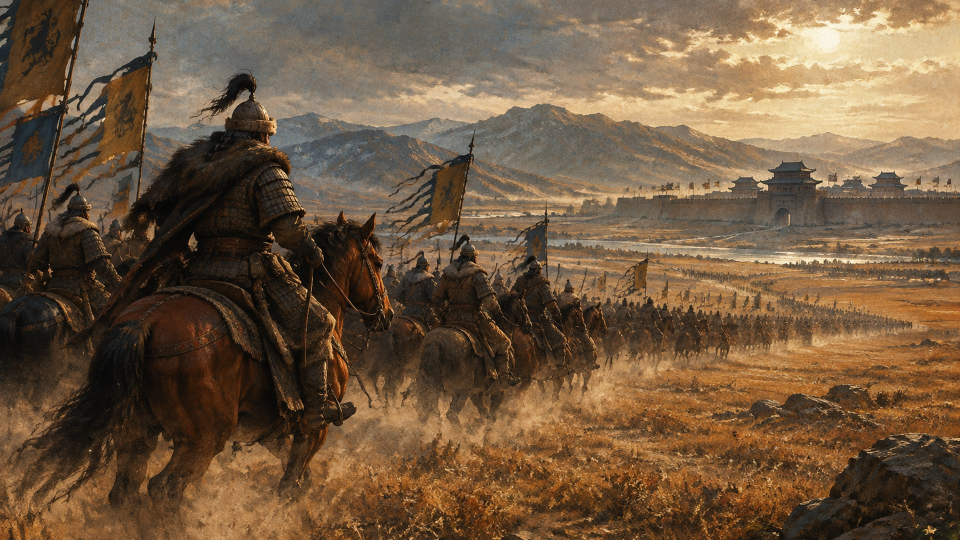
#> input picture course/assets/events/song/e01.jpg, 1920 x 1080 px, found by its file name (shown at 1/2 size); its folder holds only this picture in this run
$ python build_vr_panos.py
#> lines starting #> are read from the running program, lines starting #| are printed output that depends on the picture
#!/usr/bin/env python3
"""
Build 2:1 equirectangular panorama placeholders from the existing 16:9 illustrations,
plus the missing e11 世宗改革 card/panorama placeholder.

These are NOT photographic 360 panoramas. The central 140-degree window is the AI
illustration; the rest is a procedural sky/ground/cloud/mountain extension with a
periodic seam so the 360 viewer wraps cleanly. Replace with GPT-Image2 true
equirectangular panoramas when available (see docs/prompts/04_GPT-Image2_VR全景.md).

Usage:
  python tools/build_vr_panos.py
"""

from __future__ import annotations

import math
import random
from pathlib import Path

from PIL import Image, ImageDraw, ImageFilter, ImageOps

ROOT = Path(__file__).resolve().parents[1]
ASSETS = ROOT / "course" / "assets"
PANO_W, PANO_H = 4096, 2048
CARD_W, CARD_H = 1920, 1080
JPEG_Q = 86

EVENTS = [
    ("wudai", f"e{i:02d}") for i in range(1, 11)
] + [
    ("suitang", f"e{i:02d}") for i in range(1, 7)
] + [
    ("song", f"e{i:02d}") for i in range(1, 5)
]


def avg_color(img: Image.Image, box: tuple[int, int, int, int]) -> tuple[int, int, int]:
    crop = img.crop(box).resize((1, 1), Image.Resampling.BOX)
    return crop.getpixel((0, 0))[:3]


def mix(a: tuple[int, int, int], b: tuple[int, int, int], t: float) -> tuple[int, int, int]:
    t = max(0.0, min(1.0, t))
    return tuple(int(round(a[i] + (b[i] - a[i]) * t)) for i in range(3))


def periodic_color(x: int, w: int, left: tuple[int, int, int], right: tuple[int, int, int]) -> tuple[int, int, int]:
    # Periodic across the seam: x=0 and x=w produce the same color.
    t = 0.5 - 0.5 * math.cos(2.0 * math.pi * x / w)
    return mix(left, right, t)


def build_sky_ground(img: Image.Image) -> Image.Image:
    top = avg_color(img, (0, 0, img.width, max(8, img.height // 22)))
    bottom = avg_color(img, (0, img.height - max(8, img.height // 22), img.width, img.height))
    horizon = avg_color(img, (0, int(img.height * 0.42), img.width, int(img.height * 0.58)))
    left = avg_color(img, (0, 0, max(8, img.width // 30), img.height))
    right = avg_color(img, (img.width - max(8, img.width // 30), 0, img.width, img.height))
    top = mix(top, horizon, 0.28)
    top = mix(top, (206, 194, 172), 0.12)
    horizon = mix(horizon, (226, 210, 184), 0.08)

    grad = Image.new("RGB", (1, PANO_H))
    px = grad.load()
    for y in range(PANO_H):
        if y < PANO_H * 0.48:
            t = y / (PANO_H * 0.48)
            base = mix(top, horizon, t * 0.85)
        else:
            t = (y - PANO_H * 0.48) / (PANO_H * 0.52)
            base = mix(horizon, bottom, t * 0.9)
        px[0, y] = base
    bg = grad.resize((PANO_W, PANO_H), Image.Resampling.BILINEAR)

    # Add a gentle periodic side tint so left/right edges meet without a seam.
    strip = Image.new("RGB", (PANO_W, 1))
    spx = strip.load()
    for x in range(PANO_W):
        spx[x, 0] = periodic_color(x, PANO_W, left, right)
    tint = strip.resize((PANO_W, PANO_H), Image.Resampling.BILINEAR)
    bg = Image.blend(bg, tint, 0.18)
    return bg


def draw_sun(base: Image.Image, seed: int) -> Image.Image:
    rng = random.Random(seed + 99)
    sx = rng.choice([0.08, 0.16, 0.84, 0.92]) * PANO_W
    sy = PANO_H * 0.255
    layer = Image.new("RGBA", (PANO_W, PANO_H), (0, 0, 0, 0))
    d = ImageDraw.Draw(layer)
    for r in range(430, 0, -10):
        a = int(3 + 24 * (1 - r / 430) ** 2.2)
        d.ellipse((sx - r, sy - r * 0.62, sx + r, sy + r * 0.62), fill=(255, 191, 112, a))
    d.ellipse((sx - 34, sy - 34, sx + 34, sy + 34), fill=(255, 224, 170, 120))
    layer = layer.filter(ImageFilter.GaussianBlur(30))
    return Image.alpha_composite(base, layer)


def draw_clouds(base: Image.Image, top: tuple[int, int, int], horizon: tuple[int, int, int], seed: int) -> Image.Image:
    rng = random.Random(seed)
    layer = Image.new("RGBA", (PANO_W, PANO_H), (0, 0, 0, 0))
    d = ImageDraw.Draw(layer)
    for i in range(120):
        cx = rng.uniform(0, PANO_W)
        cy = rng.uniform(PANO_H * 0.04, PANO_H * 0.46)
        rw = rng.uniform(PANO_W * 0.025, PANO_W * 0.14)
        rh = rw * rng.uniform(0.10, 0.26)
        a = int(rng.uniform(14, 42))
        c = mix(horizon, (238, 230, 212), rng.uniform(0.08, 0.48))
        # draw three times for wrap continuity
        for ox in (-PANO_W, 0, PANO_W):
            d.ellipse((cx + ox - rw, cy - rh, cx + ox + rw, cy + rh), fill=c + (a,))
    layer = layer.filter(ImageFilter.GaussianBlur(24))
    return Image.alpha_composite(base, layer)


def draw_ground(base: Image.Image, bottom: tuple[int, int, int], horizon: tuple[int, int, int], seed: int) -> Image.Image:
    rng = random.Random(seed + 31)
    layer = Image.new("RGBA", (PANO_W, PANO_H), (0, 0, 0, 0))
    d = ImageDraw.Draw(layer)
    for layer_i in range(6):
        base_y = PANO_H * (0.585 + layer_i * 0.055)
        amp = 30 + layer_i * 22
        k1, k2 = rng.randint(3, 6), rng.randint(7, 13)
        p1, p2 = rng.random() * 6.28, rng.random() * 6.28
        pts = []
        for x in range(0, PANO_W + 1, 22):
            u = x / PANO_W
            y = base_y - amp * (0.5 + 0.5 * math.sin(2 * math.pi * k1 * u + p1)) - amp * 0.35 * math.sin(2 * math.pi * k2 * u + p2)
            pts.append((int(x), int(y)))
        pts += [(PANO_W, PANO_H), (0, PANO_H)]
        c = mix(bottom, horizon, 0.08 + layer_i * 0.045)
        d.polygon(pts, fill=c + (205 - layer_i * 18,))
    layer = layer.filter(ImageFilter.GaussianBlur(3))
    return Image.alpha_composite(base, layer)


def draw_ridges(base: Image.Image, horizon_y: int, color: tuple[int, int, int], seed: int) -> Image.Image:
    rng = random.Random(seed)
    layer = Image.new("RGBA", (PANO_W, PANO_H), (0, 0, 0, 0))
    d = ImageDraw.Draw(layer)
    for layer_i in range(3):
        amp = 70 + layer_i * 38
        base_y = horizon_y + 10 + layer_i * 26
        k1, k2, k3 = rng.randint(2, 4), rng.randint(5, 8), rng.randint(9, 15)
        p1, p2, p3 = rng.random() * 6.28, rng.random() * 6.28, rng.random() * 6.28
        pts = []
        for x in range(0, PANO_W + 1, 24):
            u = x / PANO_W
            y = base_y - amp * (0.5 + 0.5 * math.sin(2 * math.pi * k1 * u + p1)) - amp * 0.28 * math.sin(2 * math.pi * k2 * u + p2) - amp * 0.12 * math.sin(2 * math.pi * k3 * u + p3)
            pts.append((x, y))
        pts += [(PANO_W, PANO_H), (0, PANO_H)]
        c = mix(color, (8, 10, 9), 0.15 + layer_i * 0.18)
        d.polygon([(int(x), int(y)) for x, y in pts], fill=c + (150 - layer_i * 28,))
    layer = layer.filter(ImageFilter.GaussianBlur(5))
    return Image.alpha_composite(base, layer)


def vignette(img: Image.Image, strength: int = 110) -> Image.Image:
    small = Image.new("L", (256, 128), 0)
    px = small.load()
    for y in range(128):
        for x in range(256):
            dx = (x - 128) / 128.0
            dy = (y - 64) / 64.0
            r = min(1.0, math.sqrt(dx * dx + dy * dy) / 1.15)
            px[x, y] = int((r ** 2.2) * strength)
    mask = small.resize(img.size, Image.Resampling.BILINEAR)
    black = Image.new("RGBA", img.size, (4, 8, 7, 255))
    black.putalpha(mask)
    return Image.alpha_composite(img.convert("RGBA"), black).convert("RGB")


def make_pano(src: Path, out: Path, seed: int) -> None:
    img = Image.open(src).convert("RGB")
    # The 16:9 illustration fills a 180-degree window around the horizon.
    cw = int(PANO_W * 180 / 360)
    ch = int(cw * 9 / 16)
    central = ImageOps.fit(img, (cw, ch), Image.Resampling.LANCZOS)
    top = avg_color(img, (0, 0, img.width, max(8, img.height // 20)))
    bottom = avg_color(img, (0, img.height - max(8, img.height // 20), img.width, img.height))
    horizon = avg_color(img, (0, int(img.height * 0.44), img.width, int(img.height * 0.56)))

    base = build_sky_ground(img).convert("RGBA")
    base = draw_sun(base, seed)
    base = draw_clouds(base, top, horizon, seed)
    base = draw_ridges(base, int(PANO_H * 0.56), mix(bottom, horizon, 0.35), seed + 7)
    base = draw_ground(base, bottom, horizon, seed)

    # Soft color extension immediately left/right of the central window.
    ext_w = int(PANO_W * 0.22)
    ext_h = ch
    ext = ImageOps.fit(img, (ext_w, ext_h), Image.Resampling.LANCZOS).filter(ImageFilter.GaussianBlur(46))
    ext_mask = Image.new("L", (ext_w, ext_h), 0)
    ImageDraw.Draw(ext_mask).rectangle((0, 0, ext_w, ext_h), fill=110)
    ext_mask = ext_mask.filter(ImageFilter.GaussianBlur(40))
    x0 = (PANO_W - cw) // 2
    y0 = PANO_H // 2 - ch // 2
    base.paste(ext, (x0 - ext_w + 40, y0), ext_mask)
    base.paste(ext.transpose(Image.Transpose.FLIP_LEFT_RIGHT), (x0 + cw - 40, y0), ext_mask)

    # Central illustration with a feathered mask.
    mask = Image.new("L", (cw, ch), 0)
    md = ImageDraw.Draw(mask)
    feather = 90
    md.rectangle((feather, feather, cw - feather, ch - feather), fill=255)
    mask = mask.filter(ImageFilter.GaussianBlur(feather * 0.75))
    base.paste(central, (x0, y0), mask)

    # Horizon haze to blend the lower edge into the ground.
    haze = Image.new("RGBA", (PANO_W, PANO_H), (0, 0, 0, 0))
    hd = ImageDraw.Draw(haze)
    for i in range(70):
        y = int(PANO_H * 0.56 + i)
        a = int(70 * (1 - i / 70))
        hd.line((0, y, PANO_W, y), fill=horizon + (a,))
    haze = haze.filter(ImageFilter.GaussianBlur(18))
    base = Image.alpha_composite(base, haze)

    result = vignette(base.convert("RGB"), 120)
    out.parent.mkdir(parents=True, exist_ok=True)
    result.save(out, "JPEG", quality=JPEG_Q, optimize=True, progressive=True)
    print(f"  {out.relative_to(ROOT)}  {out.stat().st_size / 1024:.0f} KB")


# [64 lines left out: function make_court_card, not called in this run]


def main() -> None:
    print("Building 2:1 panorama placeholders...")
    for theme, eid in EVENTS:
        src = ASSETS / "events" / theme / f"{eid}.jpg"
        if not src.exists():
            print(f"  ! missing source, skipped: {src.relative_to(ROOT)}")
            continue
        out = ASSETS / "vr" / theme / f"{eid}.jpg"
        make_pano(src, out, seed=sum(ord(c) for c in theme + eid))
#> in make_pano, img is the input picture: PIL image 1920x1080 RGB; mean R, G, B 112.8, 89.1, 64.6
#> in make_pano, `top = avg_color(img, (0, 0, img.width, max(8, img.height // 20)))`: top = (130, 116, 98)
#> in make_pano, `bottom = avg_color(img, (0, img.height - max(8, img.height // 20), img..`: bottom = (99, 67, 37)
#> in make_pano, `horizon = avg_color(img, (0, int(img.height * 0.44), img.width, int(im..`: horizon = (95, 73, 52)
#> in build_sky_ground, `top = avg_color(img, (0, 0, img.width, max(8, img.height // 22)))`: top = (130, 115, 97)
#> in build_sky_ground, `bottom = avg_color(img, (0, img.height - max(8, img.height // 22), img..`: bottom = (99, 67, 37)
#> in build_sky_ground, `horizon = avg_color(img, (0, int(img.height * 0.42), img.width, int(im..`: horizon = (93, 72, 51)
#> in build_sky_ground, `left = avg_color(img, (0, 0, max(8, img.width // 30), img.height))`: left = (75, 57, 40)
#> in build_sky_ground, `right = avg_color(img, (img.width - max(8, img.width // 30), 0, img.wi..`: right = (139, 107, 74)
#> in build_sky_ground, `top = mix(top, horizon, 0.28)`: top = (120, 103, 84)
#> in build_sky_ground, `top = mix(top, (206, 194, 172), 0.12)`: top = (130, 114, 95)
#> in build_sky_ground, `horizon = mix(horizon, (226, 210, 184), 0.08)`: horizon = (104, 83, 62)
#> the loop in build_sky_ground, `for y in range(PANO_H):` made 2048 passes
#> in build_sky_ground, `tint = strip.resize((PANO_W, PANO_H), Image.Resampling.BILINEAR)`:
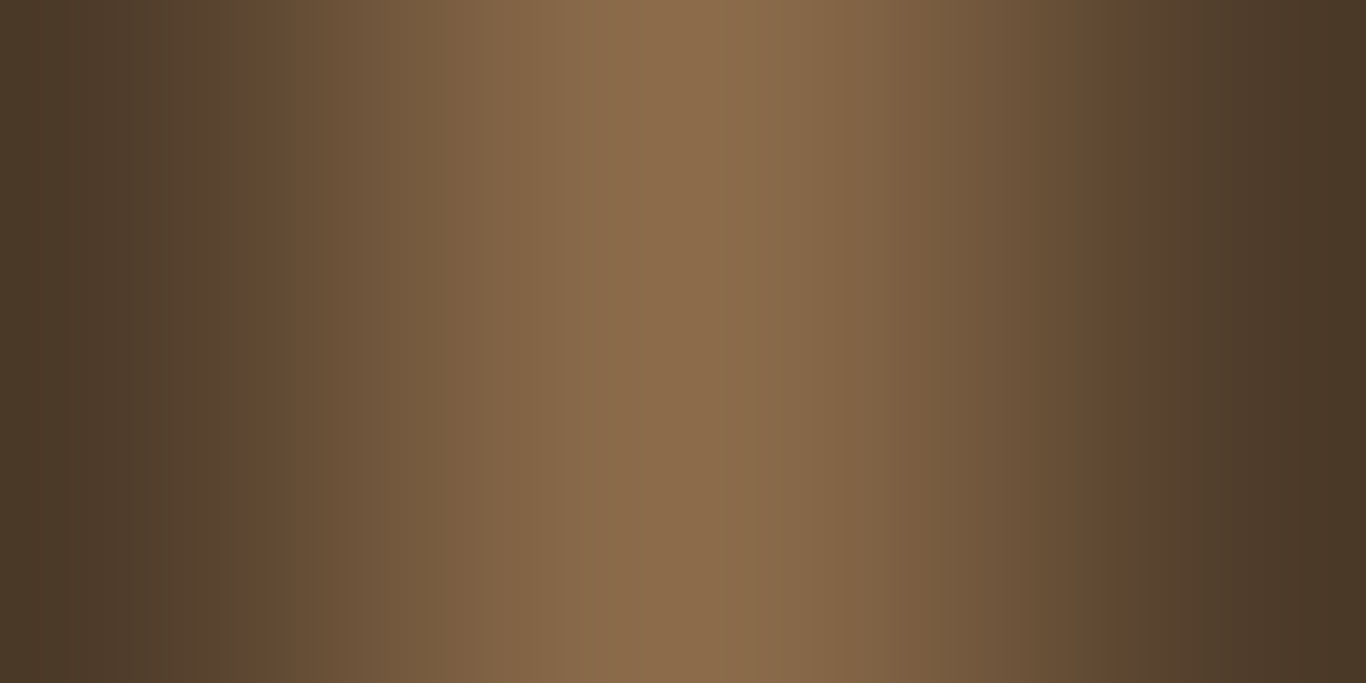
#> tint: PIL image 4096x2048 RGB (shown at 1/3 size); mean R, G, B 107, 82, 57
#> in draw_sun, `layer = Image.new("RGBA", (PANO_W, PANO_H), (0, 0, 0, 0))`: layer: PIL image 4096x2048 RGBA; every value is 0
#> the loop in draw_clouds, `for i in range(120):` made 120 passes
#> c on passes 1 to 12: (110, 90, 69), (152, 135, 116), (115, 95, 74), (153, 136, 117), (124, 105, 85), (148, 132, 112), (117, 97, 77), (111, 90, 69), (126, 107, 87), (132, 113, 93), (157, 142, 122), (148, 132, 112)
#> in draw_ridges, `return Image.alpha_composite(base, layer)`:
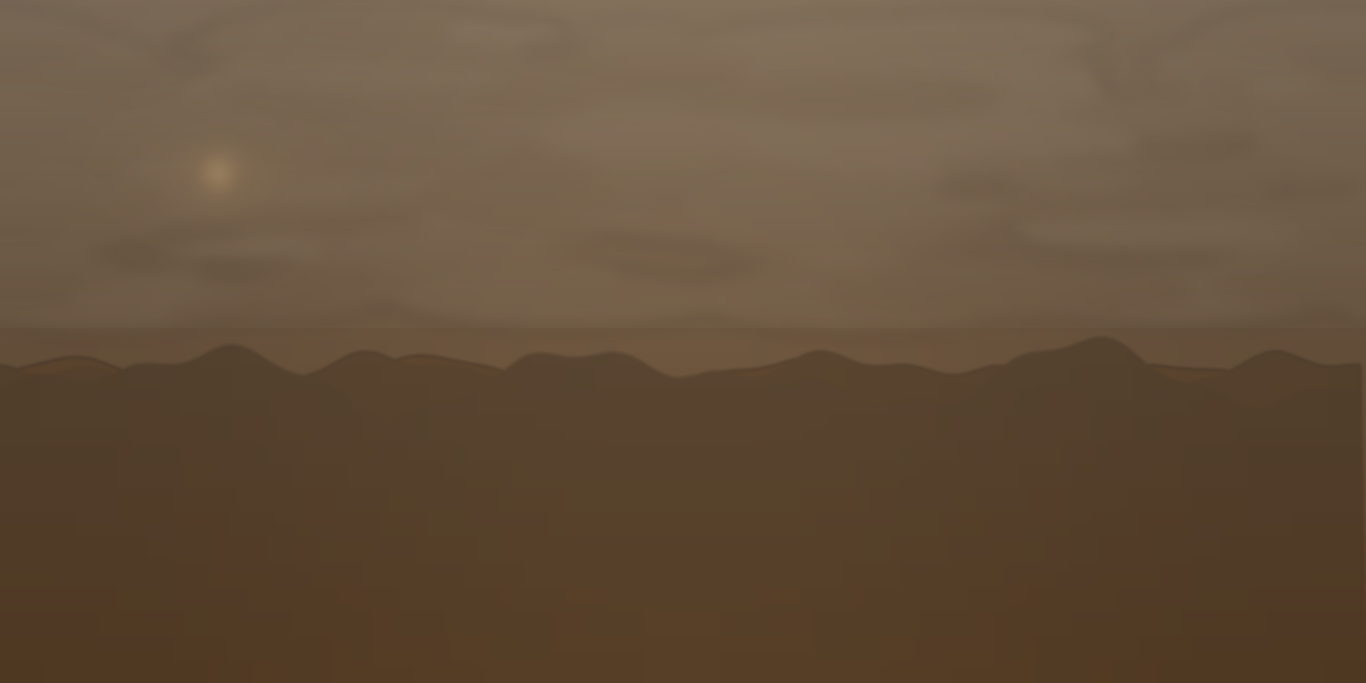
#> returned value: PIL image 4096x2048 RGBA (shown at 1/3 size); mean R, G, B, A 101.1, 80.7, 59.7, 255
#> the loop in draw_ground, `for layer_i in range(6):` made 6 passes
#> c on passes 1 to 6: (99, 67, 38), (98, 68, 39), (98, 68, 40), (98, 68, 40), (98, 69, 41), (98, 69, 42)
#> in make_pano, `ext_mask = Image.new("L", (ext_w, ext_h), 0)`: ext_mask: PIL image 901x1152 L; every value is 0
#> in make_pano, `ImageDraw.Draw(ext_mask).rectangle((0, 0, ext_w, ext_h), fill=110)`: ext_mask: PIL image 901x1152 L; every value is 110
#> in make_pano, `mask = Image.new("L", (cw, ch), 0)`: mask: PIL image 2048x1152 L; every value is 0
#> in vignette, `small = Image.new("L", (256, 128), 0)`: small: PIL image 256x128 L; every value is 0
#> in vignette, `mask = small.resize(img.size, Image.Resampling.BILINEAR)`:
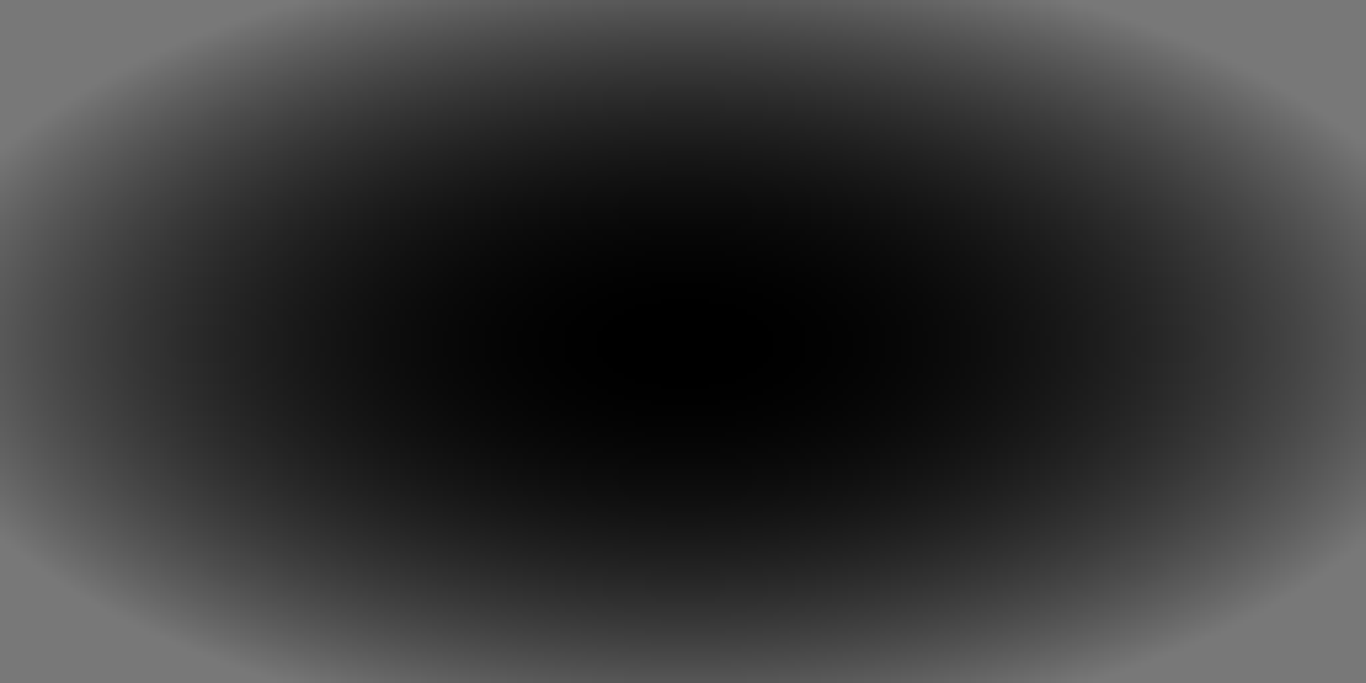
#> mask: PIL image 4096x2048 L (shown at 1/3 size); min 0, max 120, mean 55.7
#> in vignette, `black.putalpha(mask)`:
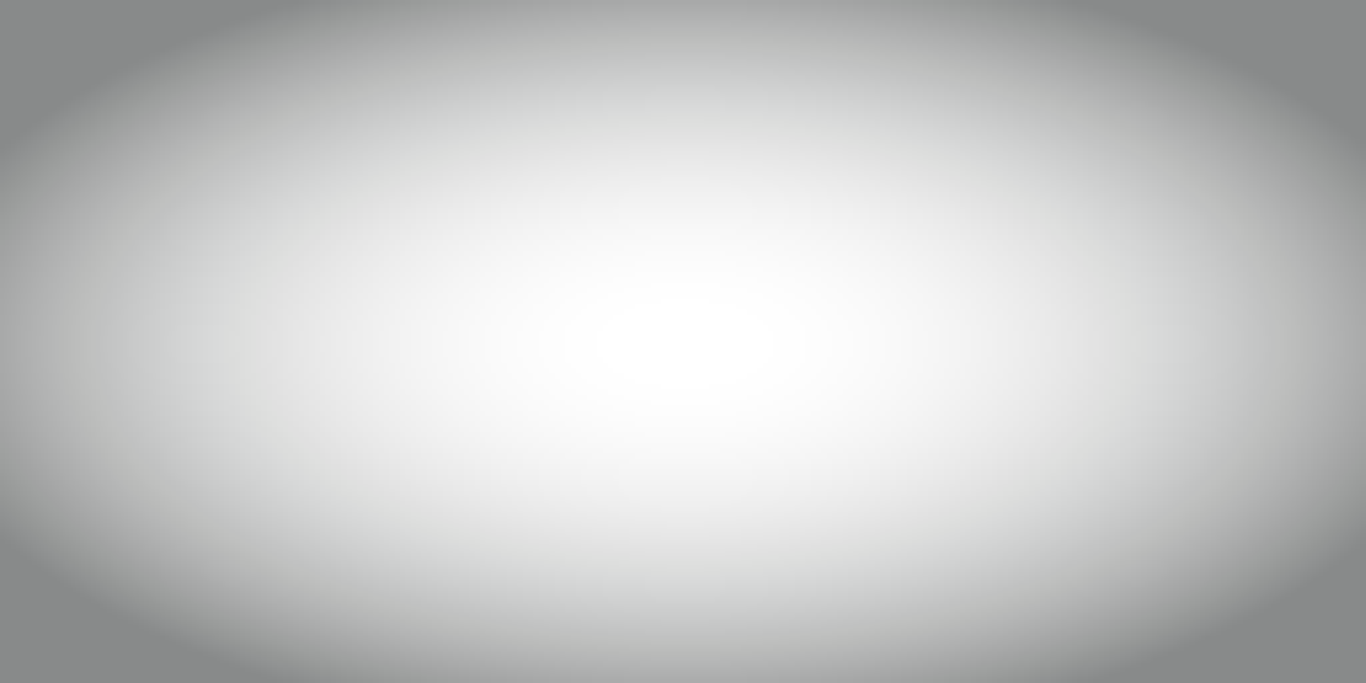
#> black: PIL image 4096x2048 RGBA (shown at 1/3 size); mean R, G, B, A 4, 8, 7, 55.7; transparent parts drawn white
#> in vignette, `return Image.alpha_composite(img.convert("RGBA"), black).convert("RGB")`:
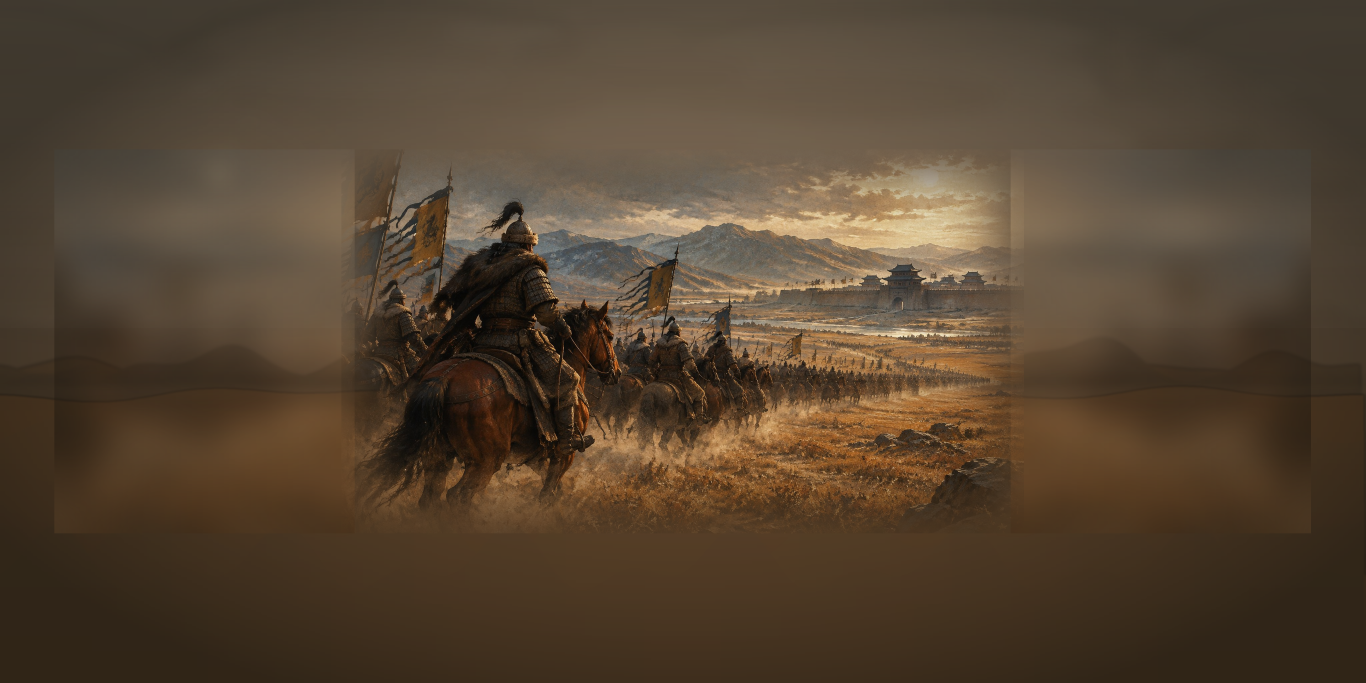
#> returned value: PIL image 4096x2048 RGB (shown at 1/3 size); mean R, G, B 84.9, 68.1, 49.8

    # New e11 event: procedural card + pano placeholder.
    card = ASSETS / "events" / "wudai" / "e11.jpg"
    make_court_card(card)
    make_pano(card, ASSETS / "vr" / "wudai" / "e11.jpg", seed=955)

    print("\nDone. Replace any generated 2:1 file with a GPT-Image2 true equirectangular pano when ready.")


if __name__ == "__main__":
#> (the run stopped early here; a loop or call above may not have finished)
